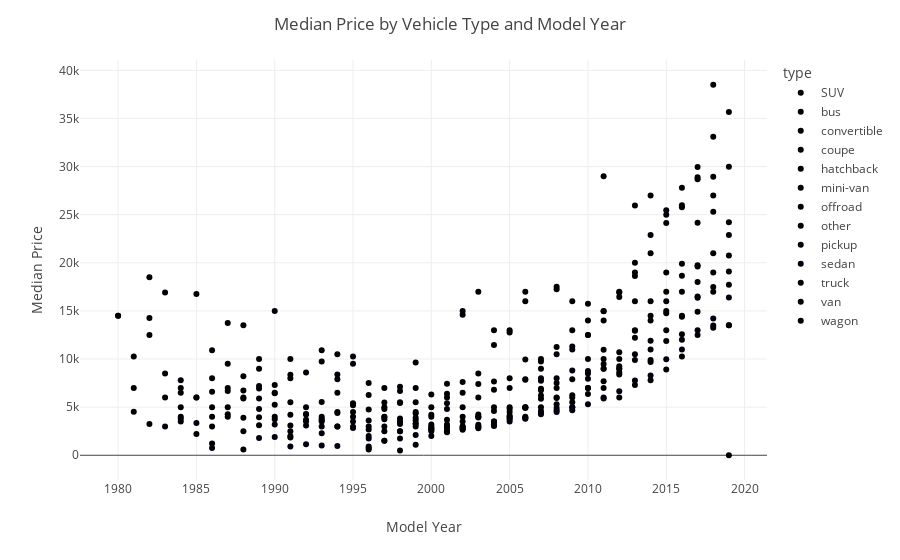

Notebook code cell kept with this figure:
### Code cell
fig1= px.scatter(vehiclesv2, x='model_year', y='price', color='type')
fig1.update_layout(title_text= 'Median Price by Vehicle Type and Model Year', xaxis_title='Model Year', yaxis_title='Median Price')
fig1.show()

### Figure 1 — Plotly figure (JSON) as saved in the notebook; plotly's stock layout.template omitted (floating-point values rounded to 4 significant figures)
{"data": [{"hovertemplate": "type=SUV<br>model_year=%{x}<br>price=%{y}<extra></extra>", "legendgroup": "SUV", "marker": {"color": "#000001", "symbol": "circle"}, "mode": "markers", "name": "SUV", "orientation": "v", "showlegend": true, "type": "scatter", "x": [1983, 1984, 1985, 1986, 1987, 1988, 1989, 1990, 1991, 1992, 1993, 1994, 1995, 1996, 1997, 1998, 1999, 2000, 2001, 2002, 2003, 2004, 2005, 2006, 2007, 2008, 2009, 2010, 2011, 2012, 2013, 2014, 2015, 2016, 2017, 2018, 2019], "xaxis": "x", "y": [8500, 6500, 6000, 1234, 5000, 6000, 9000, 7300, 5500, 4248.0, 3800, 4500, 2832.0, 2682.0, 3972.0, 3500, 3250, 3200, 3700, 3995, 3995, 4600, 4800, 4950, 6900, 6995, 7900, 8495, 9000, 10700, 12200, 13995, 16999, 16995, 19620.0, 20995, 29975], "yaxis": "y"}, {"hovertemplate": "type=bus<br>model_year=%{x}<br>price=%{y}<extra></extra>", "legendgroup": "bus", "marker": {"color": "#000002", "symbol": "circle"}, "mode": "markers", "name": "bus", "orientation": "v", "showlegend": true, "type": "scatter", "x": [1991, 1994, 2006, 2007, 2008, 2011], "xaxis": "x", "y": [10000, 10500, 7900, 4995, 7500, 28990], "yaxis": "y"}, {"hovertemplate": "type=convertible<br>model_year=%{x}<br>price=%{y}<extra></extra>", "legendgroup": "convertible", "marker": {"color": "#000003", "symbol": "circle"}, "mode": "markers", "name": "convertible", "orientation": "v", "showlegend": true, "type": "scatter", "x": [1980, 1982, 1984, 1986, 1987, 1988, 1989, 1990, 1991, 1992, 1993, 1994, 1995, 1996, 1997, 1998, 1999, 2000, 2001, 2002, 2003, 2004, 2005, 2006, 2007, 2008, 2009, 2010, 2011, 2012, 2013, 2014, 2015, 2016, 2017, 2018, 2019], "xaxis": "x", "y": [14500, 14250, 3999, 7995, 6688.0, 8200, 5900, 6450, 7995, 3700, 5535, 6500, 5400, 7500, 4999, 5498.0, 4350, 4200, 7425, 14595, 16999, 12995, 13000, 16999, 8999, 17500, 11310.0, 12500.0, 9995, 9250, 16000, 14495, 14979, 18656, 19750, 26995, 1], "yaxis": "y"}, {"hovertemplate": "type=coupe<br>model_year=%{x}<br>price=%{y}<extra></extra>", "legendgroup": "coupe", "marker": {"color": "#000004", "symbol": "circle"}, "mode": "markers", "name": "coupe", "orientation": "v", "showlegend": true, "type": "scatter", "x": [1980, 1981, 1982, 1984, 1985, 1986, 1987, 1988, 1989, 1990, 1991, 1992, 1993, 1994, 1995, 1996, 1997, 1998, 1999, 2000, 2001, 2002, 2003, 2004, 2005, 2006, 2007, 2008, 2009, 2010, 2011, 2012, 2013, 2014, 2015, 2016, 2017, 2018, 2019], "xaxis": "x", "y": [14500, 7000, 12500, 4995, 6000, 5000, 7000, 5900, 3950, 3750, 8375, 5000, 10900, 8400, 3995, 3000, 2500, 5425, 3300, 2700, 2995, 3499, 4248.0, 3495, 4500, 4995, 5872.0, 5300, 4995, 9990, 10975, 9997, 12950, 16000, 18994, 19900, 24150, 25300, 24200], "yaxis": "y"}, {"hovertemplate": "type=hatchback<br>model_year=%{x}<br>price=%{y}<extra></extra>", "legendgroup": "hatchback", "marker": {"color": "#000005", "symbol": "circle"}, "mode": "markers", "name": "hatchback", "orientation": "v", "showlegend": true, "type": "scatter", "x": [1982, 1984, 1985, 1986, 1988, 1989, 1990, 1991, 1993, 1994, 1995, 1998, 1999, 2000, 2001, 2002, 2003, 2004, 2005, 2006, 2007, 2008, 2009, 2010, 2011, 2012, 2013, 2014, 2015, 2016, 2017, 2018, 2019], "xaxis": "x", "y": [18500, 6999, 16750, 3999, 6725, 10000, 6500, 2000, 9750, 4400, 9500, 6675, 3900, 2848.0, 3200, 3000, 3175, 3195, 3900, 3800, 4600, 4650, 4675, 6374.0, 6000, 6000, 7295, 7800, 8915, 10250.0, 12995, 13250, 13500], "yaxis": "y"}, {"hovertemplate": "type=mini-van<br>model_year=%{x}<br>price=%{y}<extra></extra>", "legendgroup": "mini-van", "marker": {"color": "#000006", "symbol": "circle"}, "mode": "markers", "name": "mini-van", "orientation": "v", "showlegend": true, "type": "scatter", "x": [1996, 1997, 1998, 1999, 2000, 2001, 2002, 2003, 2004, 2005, 2006, 2007, 2008, 2009, 2010, 2011, 2012, 2013, 2014, 2015, 2016, 2017, 2018, 2019], "xaxis": "x", "y": [600, 2995, 1750, 1100, 1999, 2500, 2648.0, 2995, 3498, 4100, 3925, 4388.0, 4900, 5500, 6995, 6995, 8400, 9900, 9700.0, 14750.0, 11995, 16374, 18985, 20748], "yaxis": "y"}, {"hovertemplate": "type=offroad<br>model_year=%{x}<br>price=%{y}<extra></extra>", "legendgroup": "offroad", "marker": {"color": "#000007", "symbol": "circle"}, "mode": "markers", "name": "offroad", "orientation": "v", "showlegend": true, "type": "scatter", "x": [1987, 1989, 1990, 1991, 1992, 1993, 1995, 1996, 1997, 1998, 1999, 2000, 2001, 2002, 2003, 2004, 2005, 2006, 2007, 2008, 2009, 2010, 2011, 2012, 2013, 2014, 2015, 2016, 2017, 2018], "xaxis": "x", "y": [3998.0, 7200, 5248.0, 1850, 4300, 3500.0, 5200, 6250, 7000, 7125, 7000, 6325, 5400, 7600, 8500, 11450, 12750, 16000, 7750, 17250, 16000, 15750, 14975, 16450, 20000, 26995, 25450, 25990.0, 29950, 38500], "yaxis": "y"}, {"hovertemplate": "type=other<br>model_year=%{x}<br>price=%{y}<extra></extra>", "legendgroup": "other", "marker": {"color": "#000008", "symbol": "circle"}, "mode": "markers", "name": "other", "orientation": "v", "showlegend": true, "type": "scatter", "x": [1986, 1987, 1988, 1989, 1990, 1991, 1992, 1993, 1994, 1995, 1996, 1997, 1998, 1999, 2001, 2002, 2003, 2004, 2005, 2006, 2007, 2008, 2009, 2010, 2011, 2012, 2013, 2014, 2015, 2016, 2017, 2018, 2019], "xaxis": "x", "y": [10900, 9500, 13500, 6950, 15000, 4200, 8600, 2300, 7900, 10250, 1998.0, 5495, 3250, 9645, 6400, 15000, 3995, 3500, 3745, 4995, 7995, 7995, 8800, 7950, 8999, 8995, 10495, 11900.0, 15995, 12575, 16500.0, 13495, 13499], "yaxis": "y"}, {"hovertemplate": "type=pickup<br>model_year=%{x}<br>price=%{y}<extra></extra>", "legendgroup": "pickup", "marker": {"color": "#000009", "symbol": "circle"}, "mode": "markers", "name": "pickup", "orientation": "v", "showlegend": true, "type": "scatter", "x": [1981, 1982, 1983, 1984, 1986, 1987, 1988, 1989, 1990, 1991, 1992, 1993, 1994, 1995, 1996, 1997, 1998, 1999, 2000, 2001, 2002, 2003, 2004, 2005, 2006, 2007, 2008, 2009, 2010, 2011, 2012, 2013, 2014, 2015, 2016, 2017, 2018, 2019], "xaxis": "x", "y": [4525, 3250, 16900, 7800, 6600, 13750, 2500, 4800, 3200, 3100, 3100, 3000, 3000, 3500, 3600, 3750, 3825, 4500, 3995, 4800, 5000, 5995, 6800, 6995, 7842.0, 9750, 10499, 10995, 12500, 13999, 17000, 18625, 22900, 25000.0, 27800, 28900, 28950, 22900], "yaxis": "y"}, {"hovertemplate": "type=sedan<br>model_year=%{x}<br>price=%{y}<extra></extra>", "legendgroup": "sedan", "marker": {"color": "#000010", "symbol": "circle"}, "mode": "markers", "name": "sedan", "orientation": "v", "showlegend": true, "type": "scatter", "x": [1983, 1984, 1985, 1986, 1989, 1990, 1991, 1992, 1993, 1994, 1995, 1996, 1997, 1998, 1999, 2000, 2001, 2002, 2003, 2004, 2005, 2006, 2007, 2008, 2009, 2010, 2011, 2012, 2013, 2014, 2015, 2016, 2017, 2018, 2019], "xaxis": "x", "y": [3000, 3800, 3350, 750, 1800, 1900, 900, 1150, 1005, 950, 2950, 1750, 1500, 2500, 2100, 2495, 2500, 2800, 2800, 3050, 3500, 3850, 4250, 4495, 4995, 5300, 5900, 6650.0, 7772.0, 8300, 9975, 10990.0, 12500, 14220.0, 16400], "yaxis": "y"}, {"hovertemplate": "type=truck<br>model_year=%{x}<br>price=%{y}<extra></extra>", "legendgroup": "truck", "marker": {"color": "#000001", "symbol": "circle"}, "mode": "markers", "name": "truck", "orientation": "v", "showlegend": true, "type": "scatter", "x": [1981, 1983, 1984, 1985, 1986, 1987, 1988, 1989, 1990, 1991, 1992, 1993, 1994, 1995, 1996, 1997, 1998, 1999, 2000, 2001, 2002, 2003, 2004, 2005, 2006, 2007, 2008, 2009, 2010, 2011, 2012, 2013, 2014, 2015, 2016, 2017, 2018, 2019], "xaxis": "x", "y": [10250, 6000, 3500, 2200, 3000, 4250, 3900, 3125, 4000, 2500, 3500, 3625, 3000, 4500, 4748.0, 4800, 3550, 5500, 4995, 6000, 6500, 7400, 7675, 7992.0, 9950, 10000, 11250, 12990.0, 13995, 14995, 16900, 18995, 20990, 24125, 25777, 28693, 33090.0, 35665], "yaxis": "y"}, {"hovertemplate": "type=van<br>model_year=%{x}<br>price=%{y}<extra></extra>", "legendgroup": "van", "marker": {"color": "#000002", "symbol": "circle"}, "mode": "markers", "name": "van", "orientation": "v", "showlegend": true, "type": "scatter", "x": [1988, 1996, 1997, 1998, 1999, 2000, 2001, 2002, 2003, 2004, 2005, 2006, 2007, 2008, 2009, 2010, 2011, 2012, 2013, 2014, 2015, 2016, 2017, 2018, 2019], "xaxis": "x", "y": [600, 750, 3990, 500, 3650, 2672.0, 2825, 2750, 2948.0, 4998, 3995, 4900, 6748.0, 5995, 6245, 8750, 9495, 8600, 25950, 9898.0, 11875, 14497, 14900, 16995, 17730.0], "yaxis": "y"}, {"hovertemplate": "type=wagon<br>model_year=%{x}<br>price=%{y}<extra></extra>", "legendgroup": "wagon", "marker": {"color": "#000003", "symbol": "circle"}, "mode": "markers", "name": "wagon", "orientation": "v", "showlegend": true, "type": "scatter", "x": [1993, 1996, 1997, 1998, 1999, 2000, 2001, 2002, 2003, 2004, 2005, 2006, 2007, 2008, 2009, 2010, 2011, 2012, 2013, 2014, 2015, 2016, 2017, 2018, 2019], "xaxis": "x", "y": [4000, 900, 1500, 2495, 2988, 2995, 2395, 2995, 3922.0, 3098.0, 4995, 3995, 6199, 5950, 5995, 6995, 7698.0, 8995, 12995, 10990.0, 12995, 14399, 17998, 17490.0, 19106], "yaxis": "y"}], "layout": {"autosize": true, "legend": {"title": {"text": "type"}, "tracegroupgap": 0}, "margin": {"t": 60}, "title": {"text": "Median Price by Vehicle Type and Model Year"}, "xaxis": {"anchor": "y", "autorange": true, "domain": [0, 1], "range": [1978.0, 2021.0], "title": {"text": "Model Year"}, "type": "linear"}, "yaxis": {"anchor": "x", "autorange": true, "domain": [0, 1], "range": [-2980.0, 41480.0], "title": {"text": "Median Price"}, "type": "linear"}}}
